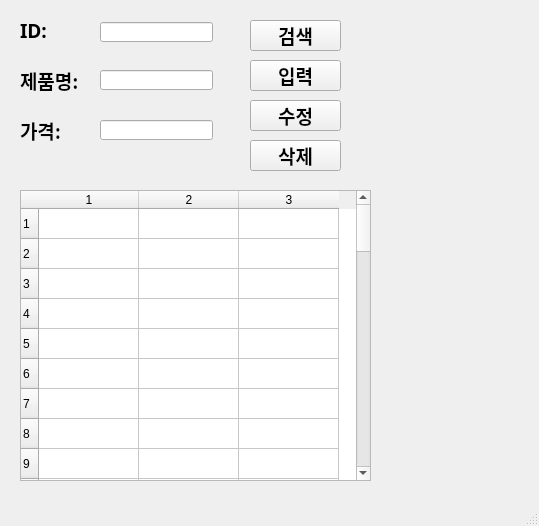
<?xml version="1.0" encoding="UTF-8"?>
<ui version="4.0">
 <class>MainWindow</class>
 <widget class="QMainWindow" name="MainWindow">
  <property name="geometry">
   <rect>
    <x>0</x>
    <y>0</y>
    <width>539</width>
    <height>526</height>
   </rect>
  </property>
  <property name="windowTitle">
   <string>MainWindow</string>
  </property>
  <widget class="QWidget" name="centralwidget">
   <widget class="QLabel" name="label">
    <property name="geometry">
     <rect>
      <x>20</x>
      <y>10</y>
      <width>161</width>
      <height>41</height>
     </rect>
    </property>
    <property name="font">
     <font>
      <family>맑은 고딕</family>
      <pointsize>14</pointsize>
      <weight>75</weight>
      <bold>true</bold>
     </font>
    </property>
    <property name="text">
     <string>ID:</string>
    </property>
   </widget>
   <widget class="QLabel" name="label_2">
    <property name="geometry">
     <rect>
      <x>20</x>
      <y>60</y>
      <width>161</width>
      <height>41</height>
     </rect>
    </property>
    <property name="font">
     <font>
      <family>맑은 고딕</family>
      <pointsize>14</pointsize>
      <weight>75</weight>
      <bold>true</bold>
     </font>
    </property>
    <property name="text">
     <string>제품명:</string>
    </property>
   </widget>
   <widget class="QLabel" name="prodPrice">
    <property name="geometry">
     <rect>
      <x>20</x>
      <y>110</y>
      <width>161</width>
      <height>41</height>
     </rect>
    </property>
    <property name="font">
     <font>
      <family>맑은 고딕</family>
      <pointsize>14</pointsize>
      <weight>75</weight>
      <bold>true</bold>
     </font>
    </property>
    <property name="text">
     <string>가격:</string>
    </property>
   </widget>
   <widget class="QLineEdit" name="prodId">
    <property name="geometry">
     <rect>
      <x>100</x>
      <y>22</y>
      <width>113</width>
      <height>20</height>
     </rect>
    </property>
    <property name="font">
     <font>
      <family>맑은 고딕</family>
      <pointsize>14</pointsize>
      <weight>75</weight>
      <bold>true</bold>
     </font>
    </property>
   </widget>
   <widget class="QLineEdit" name="prodName">
    <property name="geometry">
     <rect>
      <x>100</x>
      <y>70</y>
      <width>113</width>
      <height>20</height>
     </rect>
    </property>
    <property name="font">
     <font>
      <family>맑은 고딕</family>
      <pointsize>14</pointsize>
      <weight>75</weight>
      <bold>true</bold>
     </font>
    </property>
   </widget>
   <widget class="QLineEdit" name="lineEdit_3">
    <property name="geometry">
     <rect>
      <x>100</x>
      <y>120</y>
      <width>113</width>
      <height>20</height>
     </rect>
    </property>
    <property name="font">
     <font>
      <family>맑은 고딕</family>
      <pointsize>14</pointsize>
      <weight>75</weight>
      <bold>true</bold>
     </font>
    </property>
   </widget>
   <widget class="QPushButton" name="pushButton">
    <property name="geometry">
     <rect>
      <x>250</x>
      <y>20</y>
      <width>91</width>
      <height>31</height>
     </rect>
    </property>
    <property name="font">
     <font>
      <family>맑은 고딕</family>
      <pointsize>14</pointsize>
      <weight>75</weight>
      <bold>true</bold>
     </font>
    </property>
    <property name="text">
     <string>검색</string>
    </property>
   </widget>
   <widget class="QPushButton" name="pushButton_2">
    <property name="geometry">
     <rect>
      <x>250</x>
      <y>60</y>
      <width>91</width>
      <height>31</height>
     </rect>
    </property>
    <property name="font">
     <font>
      <family>맑은 고딕</family>
      <pointsize>14</pointsize>
      <weight>75</weight>
      <bold>true</bold>
     </font>
    </property>
    <property name="text">
     <string>입력</string>
    </property>
   </widget>
   <widget class="QPushButton" name="pushButton_3">
    <property name="geometry">
     <rect>
      <x>250</x>
      <y>100</y>
      <width>91</width>
      <height>31</height>
     </rect>
    </property>
    <property name="font">
     <font>
      <family>맑은 고딕</family>
      <pointsize>14</pointsize>
      <weight>75</weight>
      <bold>true</bold>
     </font>
    </property>
    <property name="text">
     <string>수정</string>
    </property>
   </widget>
   <widget class="QPushButton" name="pushButton_4">
    <property name="geometry">
     <rect>
      <x>250</x>
      <y>140</y>
      <width>91</width>
      <height>31</height>
     </rect>
    </property>
    <property name="font">
     <font>
      <family>맑은 고딕</family>
      <pointsize>14</pointsize>
      <weight>75</weight>
      <bold>true</bold>
     </font>
    </property>
    <property name="text">
     <string>삭제</string>
    </property>
   </widget>
   <widget class="QTableWidget" name="tableWidget">
    <property name="geometry">
     <rect>
      <x>20</x>
      <y>190</y>
      <width>351</width>
      <height>291</height>
     </rect>
    </property>
    <property name="rowCount">
     <number>50</number>
    </property>
    <property name="columnCount">
     <number>3</number>
    </property>
    <row/>
    <row/>
    <row/>
    <row/>
    <row/>
    <row/>
    <row/>
    <row/>
    <row/>
    <row/>
    <row/>
    <row/>
    <row/>
    <row/>
    <row/>
    <row/>
    <row/>
    <row/>
    <row/>
    <row/>
    <row/>
    <row/>
    <row/>
    <row/>
    <row/>
    <row/>
    <row/>
    <row/>
    <row/>
    <row/>
    <row/>
    <row/>
    <row/>
    <row/>
    <row/>
    <row/>
    <row/>
    <row/>
    <row/>
    <row/>
    <row/>
    <row/>
    <row/>
    <row/>
    <row/>
    <row/>
    <row/>
    <row/>
    <row/>
    <row/>
    <column/>
    <column/>
    <column/>
   </widget>
  </widget>
  <widget class="QMenuBar" name="menubar">
   <property name="geometry">
    <rect>
     <x>0</x>
     <y>0</y>
     <width>539</width>
     <height>21</height>
    </rect>
   </property>
  </widget>
  <widget class="QStatusBar" name="statusbar"/>
 </widget>
 <resources/>
 <connections>
  <connection>
   <sender>pushButton</sender>
   <signal>clicked()</signal>
   <receiver>MainWindow</receiver>
   <slot>getProduct()</slot>
   <hints>
    <hint type="sourcelabel">
     <x>310</x>
     <y>67</y>
    </hint>
    <hint type="destinationlabel">
     <x>414</x>
     <y>57</y>
    </hint>
   </hints>
  </connection>
  <connection>
   <sender>pushButton_2</sender>
   <signal>clicked()</signal>
   <receiver>MainWindow</receiver>
   <slot>addProduct()</slot>
   <hints>
    <hint type="sourcelabel">
     <x>333</x>
     <y>96</y>
    </hint>
    <hint type="destinationlabel">
     <x>425</x>
     <y>101</y>
    </hint>
   </hints>
  </connection>
  <connection>
   <sender>pushButton_3</sender>
   <signal>clicked()</signal>
   <receiver>MainWindow</receiver>
   <slot>updateProduct()</slot>
   <hints>
    <hint type="sourcelabel">
     <x>326</x>
     <y>144</y>
    </hint>
    <hint type="destinationlabel">
     <x>425</x>
     <y>144</y>
    </hint>
   </hints>
  </connection>
  <connection>
   <sender>pushButton_4</sender>
   <signal>clicked()</signal>
   <receiver>MainWindow</receiver>
   <slot>removeProduct()</slot>
   <hints>
    <hint type="sourcelabel">
     <x>327</x>
     <y>181</y>
    </hint>
    <hint type="destinationlabel">
     <x>425</x>
     <y>194</y>
    </hint>
   </hints>
  </connection>
 </connections>
 <slots>
  <slot>addProduct()</slot>
  <slot>removeProduct()</slot>
  <slot>updateProduct()</slot>
  <slot>getProduct()</slot>
 </slots>
</ui>
